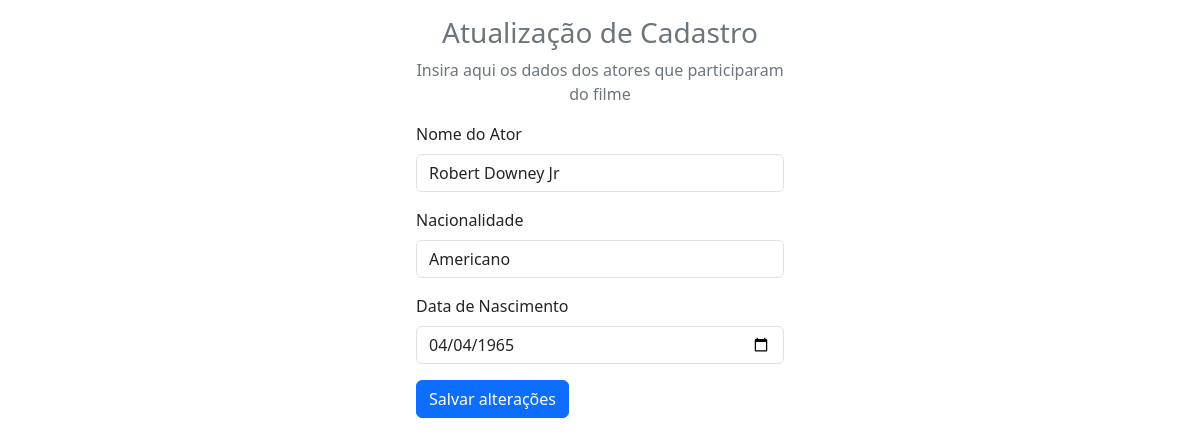
The app's page /updateController.php?id=5 with its own data.
### tables this page shows
CREATE TABLE `atores` (
  `id` int(5) NOT NULL,
  `nome` text NOT NULL,
  `nacionalidade` varchar(50) NOT NULL,
  `data_nascimento` date NOT NULL
);

### updateController.php (the view, shortened to what this page needs)
<?php
    include "model/connection.php";
    $id=$_GET["id"];
    $sql=$connection->query(" select * from atores where id=$id ");
?>
<!DOCTYPE html>
<html lang="pt-br">
<head>
    <link href="https://cdn.jsdelivr.net/npm/bootstrap@5.3.2/dist/css/bootstrap.min.css" rel="stylesheet">
</head>
<body>
    <form class="col-4 p-3 m-auto" method="POST">
        <h3 class="text-center text-secondary">Atualização de Cadastro</h3>
        <p class="text-center text-secondary">Insira aqui os dados dos atores que participaram do filme</p>
        <?php
            include "controller/updateController.php";
            while($data=$sql->fetch_object()){?>
                <div class="mb-3">
                <label for="exampleInputEmail1" class="form-label">Nome do Ator</label>
                <input type="text" class="form-control" name="nome" value="<?= $data->nome ?>">
                </div>
                <div class="mb-3">
                    <label for="exampleInputEmail1" class="form-label">Nacionalidade</label>
                    <input type="text" class="form-control" name="nacionalidade" value="<?= $data->nacionalidade ?>">
                </div>
                <div class="mb-3">
                    <label for="exampleInputEmail1" class="form-label">Data de Nascimento</label>
                    <input type="date" class="form-control" name="data_nascimento" value="<?= $data->data_nascimento ?>">
                </div>
            <?php }
        ?>
        <button type="submit" class="btn btn-primary" name="btnsalvar" value="ok">Salvar alterações</button>
    </form>
</body>
</html>

### records on screen
atores: nome "Robert Downey Jr", nacionalidade "Americano", data_nascimento "04/04/1965"
